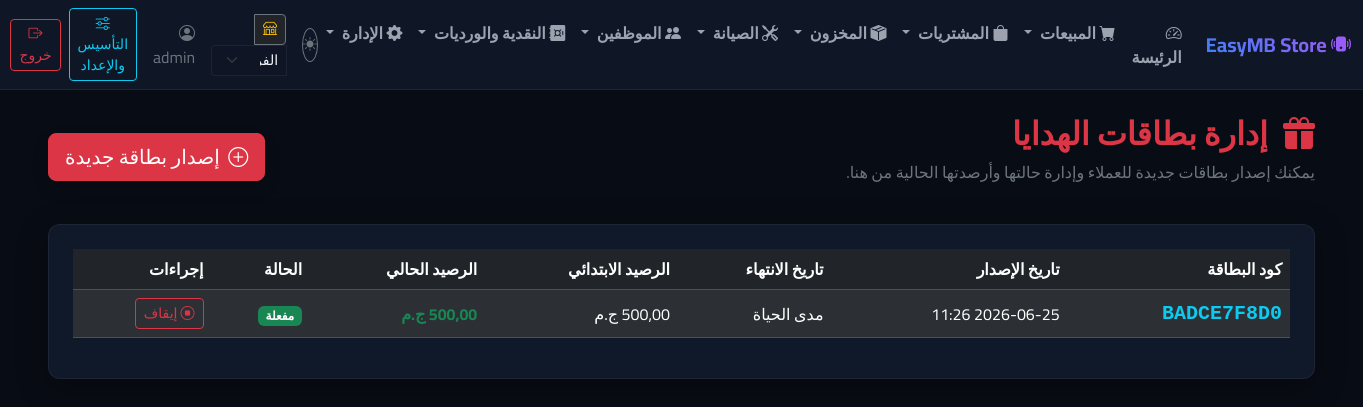
The app's page /gift-cards/ (signed in) with its own data.
### erp/models.py (models this page shows, shortened)
class GiftCard(models.Model):
    code = models.CharField(max_length=50, unique=True, verbose_name="كود البطاقة")
    initial_balance = models.DecimalField(max_digits=10, decimal_places=2, verbose_name="الرصيد الابتدائي")
    current_balance = models.DecimalField(max_digits=10, decimal_places=2, verbose_name="الرصيد الحالي")
    is_active = models.BooleanField(default=True, verbose_name="مفعلة")
    created_at = models.DateTimeField(auto_now_add=True, verbose_name="تاريخ الإصدار")
    expires_at = models.DateField(null=True, blank=True, verbose_name="تاريخ الانتهاء")
    class Meta:
        verbose_name = "بطاقة هدية"
        verbose_name_plural = "بطاقات الهدايا"

### erp/views.py (the view, shortened to what this page needs)
# urls.py: path('gift-cards/', views.gift_cards_manage, name='gift_cards_manage'),
@login_required
@require_specific_branch
def gift_cards_manage(request):
    if not request.user.is_staff and not request.user.is_superuser:
        messages.error(request, 'غير مصرح لك بالدخول لهذه الصفحة.')
        return redirect('erp:dashboard')
    from erp.models import GiftCard
    import uuid
    from django.contrib import messages
    from django.shortcuts import redirect, render
    cards = GiftCard.objects.all().order_by('-created_at')
    context = {
        'cards': cards
    }
    return render(request, 'erp/gift_cards.html', context)

### erp/context_processors.py (called while the page is built)
def branch_processor(request):
    context = {}
    if hasattr(request, 'branch'):
        context['active_branch'] = request.branch
        context['is_all_branches'] = (request.branch is None and request.session.get('active_branch_id') == 'all')
    if hasattr(request, 'user_allowed_branches') and request.user_allowed_branches:
        context['user_allowed_branches'] = request.user_allowed_branches
    return context

### erp/views.py (called while the page is built)
def require_specific_branch(view_func):
    @wraps(view_func)
    def _wrapped_view(request, *args, **kwargs):
        if request.branch is None:
            messages.warning(request, 'يجب تحديد فرع معين للقيام بهذه العملية (لا يمكن استخدام كل الفروع).')
            return redirect('erp:dashboard')
        return view_func(request, *args, **kwargs)
    return _wrapped_view

### erp/templates/erp/gift_cards.html (shortened to what this page needs)
{% extends 'erp/base.html' %}
{% block content %}
<div class="row mb-4 align-items-center">
    <div class="col-md-8">
        <h2 class="fw-bold text-danger"><i class="bi bi-gift-fill me-2"></i> إدارة بطاقات الهدايا</h2>
        <p class="text-secondary">يمكنك إصدار بطاقات جديدة للعملاء وإدارة حالتها وأرصدتها الحالية من هنا.</p>
    </div>
    <div class="col-md-4 text-end">
        <button class="btn btn-danger btn-lg shadow" data-bs-toggle="modal" data-bs-target="#issueCardModal">
            <i class="bi bi-plus-circle me-1"></i> إصدار بطاقة جديدة
        </button>
    </div>
</div>
<div class="glass-card p-4">
    <div class="table-responsive">
        <table class="table table-dark table-striped table-hover align-middle">
            <thead>
                <tr>
                    <th>كود البطاقة</th>
                    <th>تاريخ الإصدار</th>
                    <th>تاريخ الانتهاء</th>
                    <th>الرصيد الابتدائي</th>
                    <th>الرصيد الحالي</th>
                    <th>الحالة</th>
                    <th>إجراءات</th>
                </tr>
            </thead>
            <tbody>
                {% for card in cards %}
                <tr>
                    <td class="fw-bold text-info font-monospace fs-5">{{ card.code }}</td>
                    <td>{{ card.created_at|date:"Y-m-d H:i" }}</td>
                    <td>{{ card.expires_at|date:"Y-m-d"|default:"مدى الحياة" }}</td>
                    <td>{{ card.initial_balance|floatformat:2 }} ج.م</td>
                    <td class="fw-bold {% if card.current_balance > 0 %}text-success{% else %}text-danger{% endif %}">
                        {{ card.current_balance|floatformat:2 }} ج.م
                    </td>
                    <td>
                        {% if card.is_active %}
                            <span class="badge bg-success">مفعلة</span>
                        {% else %}
                            <span class="badge bg-danger">موقوفة</span>
                        {% endif %}
                    </td>
                    <td>
                        <form method="POST" class="d-inline">
                            <button type="submit" name="toggle_status" class="btn btn-sm {% if card.is_active %}btn-outline-danger{% else %}btn-outline-success{% endif %}">
                                {% if card.is_active %}<i class="bi bi-stop-circle"></i> إيقاف{% else %}<i class="bi bi-play-circle"></i> تفعيل{% endif %}
                            </button>
                        </form>
                    </td>
                </tr>
                {% empty %}
                <tr>
                    <td colspan="7" class="text-center text-muted py-4">لا توجد بطاقات هدايا مُصدرة حتى الآن.</td>
                </tr>
                {% endfor %}
            </tbody>
        </table>
    </div>
</div>
{% endblock %}

### erp/templates/erp/base.html (shortened to what this page needs)
<!DOCTYPE html>
<html lang="ar" dir="rtl">
<head>
    <link rel="stylesheet" href="https://cdn.jsdelivr.net/npm/bootstrap@5.3.2/dist/css/bootstrap.rtl.min.css">
    <link rel="stylesheet" href="https://cdn.jsdelivr.net/npm/bootstrap-icons@1.11.2/font/bootstrap-icons.min.css">
    {% load static %}
    <link rel="stylesheet" href="{% static 'css/styles.css' %}?v={% now 'U' %}">
</head>
<body>
    <nav class="navbar navbar-expand-lg navbar-dark navbar-custom sticky-top">
        <div class="container-fluid">
            <a class="navbar-brand" href="{% if request.user.is_staff or request.user.is_superuser %}{% url 'erp:dashboard' %}{% elif perms.erp.add_saleinvoice %}{% url 'erp:pos' %}{% elif perms.erp.change_repairticket %}{% url 'erp:repair_list' %}{% else %}{% url 'erp:pos' %}{% endif %}">
                <i class="bi bi-phone-vibrate-fill"></i> EasyMB Store
            </a>
            <div class="collapse navbar-collapse" id="navbarNav">
                <ul class="navbar-nav me-auto mb-2 mb-lg-0">
                    {% if request.user.is_staff or request.user.is_superuser %}
                    <li class="nav-item">
                        <a class="nav-link {% if request.resolver_match.view_name == 'erp:dashboard' %}active{% endif %}" href="{% url 'erp:dashboard' %}">
                            <i class="bi bi-speedometer2"></i> الرئيسة
                        </a>
                    </li>
                    {% endif %}
                    {% if perms.erp.add_saleinvoice %}
                    <li class="nav-item dropdown">
                        <a class="nav-link dropdown-toggle " href="#" id="salesDropdown" role="button" data-bs-toggle="dropdown" aria-expanded="false">
                            <i class="bi bi-cart-fill"></i> المبيعات
                        </a>
                    </li>
                    {% endif %}
                    {% if perms.erp.add_device or perms.erp.view_purchaseinvoice %}
                    <li class="nav-item dropdown">
                        <a class="nav-link dropdown-toggle {% if 'purchase' in request.resolver_match.view_name %}active{% endif %}" href="#" id="purchasesDropdown" role="button" data-bs-toggle="dropdown" aria-expanded="false">
                            <i class="bi bi-bag-fill"></i> المشتريات
                        </a>
                    </li>
                    {% endif %}
                    {% if perms.erp.view_stock or perms.erp.view_stocktransfer %}
                    <li class="nav-item dropdown">
                        <a class="nav-link dropdown-toggle " href="#" id="inventoryDropdown" role="button" data-bs-toggle="dropdown" aria-expanded="false">
                            <i class="bi bi-box-seam-fill"></i> المخزون
                        </a>
                    </li>
                    {% endif %}
                    {% if perms.erp.view_repairticket %}
                    <li class="nav-item dropdown">
                        <a class="nav-link dropdown-toggle {% if 'repair' in request.resolver_match.view_name %}active{% endif %}" href="#" id="repairsDropdown" role="button" data-bs-toggle="dropdown" aria-expanded="false">
                            <i class="bi bi-tools"></i> الصيانة
                        </a>
                    </li>
                    {% endif %}
                    {% if request.user.is_authenticated %}
                    <li class="nav-item dropdown">
                        <a class="nav-link dropdown-toggle " href="#" id="hrDropdown" role="button" data-bs-toggle="dropdown" aria-expanded="false">
                            <i class="bi bi-people-fill"></i> الموظفين
                        </a>
                    </li>
                    {% endif %}
                    {% if perms.erp.view_cashshift %}
                    <li class="nav-item dropdown">
                        <a class="nav-link dropdown-toggle " href="#" id="cashDropdown" role="button" data-bs-toggle="dropdown" aria-expanded="false">
                            <i class="bi bi-safe-fill"></i> النقدية والورديات
                        </a>
                    </li>
                    {% endif %}
                    {% if request.user.is_staff or request.user.is_superuser %}
                    <li class="nav-item dropdown">
                        <a class="nav-link dropdown-toggle " href="#" id="adminDropdown" role="button" data-bs-toggle="dropdown" aria-expanded="false">
                            <i class="bi bi-gear-fill"></i> الإدارة
                        </a>
                    </li>
                    {% endif %}
                </ul>
                <div class="d-flex align-items-center">
                    <button id="themeToggleBtn" class="btn btn-outline-secondary btn-sm me-3 text-secondary" title="تغيير نظام الإضاءة" style="border-radius: 50%; width: 34px; height: 34px; display: flex; align-items: center; justify-content: center; padding: 0;">
                        <i id="themeToggleIcon" class="bi bi-sun-fill"></i>
                    </button>
                    {% if request.user.is_authenticated %}
                        {% if user_allowed_branches %}
                        <form action="{% url 'erp:switch_branch' %}" method="POST" class="d-inline me-3">
                            <div class="input-group input-group-sm">
                                <span class="input-group-text bg-dark text-warning border-secondary">
                                    <i class="bi bi-shop"></i>
                                </span>
                                <select name="branch_id" class="form-select bg-dark text-light border-secondary" onchange="this.form.elements['next'].value = window.location.pathname + window.location.search + window.location.hash; this.form.submit()" style="max-width: 150px;">
                                    {% for b in user_allowed_branches %}
                                    <option value="{{ b.id }}" {% if active_branch and active_branch.id == b.id %}selected{% endif %}>{{ b.name }}</option>
                                    {% endfor %}
                                </select>
                            </div>
                        </form>
                        {% endif %}
                        <span class="text-secondary me-3">
                            <i class="bi bi-person-circle"></i> {{ request.user.username }}
                        </span>
                        {% if perms.erp.change_storesetting %}
                        <a href="{% url 'erp:setup_dashboard' %}" class="btn btn-outline-info btn-sm me-2">
                            <i class="bi bi-sliders"></i> التأسيس والإعداد
                        </a>
                        {% endif %}
                        <form action="{% url 'erp:logout' %}" method="POST" class="d-inline">
                            <button type="submit" class="btn btn-outline-danger btn-sm">
                                <i class="bi bi-box-arrow-right"></i> خروج
                            </button>
                        </form>
                    {% else %}
                        <a href="{% url 'erp:login' %}" class="btn btn-primary btn-sm">
                            <i class="bi bi-box-arrow-in-left"></i> دخول
                        </a>
                    {% endif %}
                </div>
            </div>
        </div>
    </nav>
    <div class="container-fluid py-4 px-lg-5">
        {% block content %}{% endblock %}
    </div>
</body>
</html>

### erp/static/css/styles.css (style rules this page uses)
:root { --bg-primary: #080c14; --bg-secondary: #0f1626; --bg-card: rgba(22, 33, 54, 0.65); --border-color: rgba(255, 255, 255, 0.06); --border-color-focus: rgba(59, 130, 246, 0.5); --text-primary: #f3f4f6; --text-secondary: #9ca3af; --primary: #3b82f6; --primary-glow: rgba(59, 130, 246, 0.35); --secondary: #a855f7; --secondary-glow: rgba(168, 85, 247, 0.35); --success: #10b981; --success-glow: rgba(16, 185, 129, 0.25); --warning: #f59e0b; --danger: #ef4444; --danger-glow: rgba(239, 68, 68, 0.25); }
body { background-color: var(--bg-primary); color: var(--text-primary); font-family: 'Cairo', 'Inter', sans-serif; margin: 0; padding: 0; overflow-x: hidden; direction: rtl; }
.navbar-custom { background-color: var(--bg-secondary); border-bottom: 1px solid var(--border-color); backdrop-filter: blur(10px); }
.navbar-brand { font-weight: 700; color: var(--text-primary) !important; background: linear-gradient(45deg, var(--primary), var(--secondary)); -webkit-background-clip: text; -webkit-text-fill-color: transparent; }
.nav-link { color: var(--text-secondary) !important; font-weight: 600; transition: all 0.3s ease; }
.glass-card { background: var(--bg-card); backdrop-filter: blur(12px); -webkit-backdrop-filter: blur(12px); border: 1px solid var(--border-color); border-radius: 12px; box-shadow: 0 8px 32px 0 rgba(0, 0, 0, 0.3); transition: transform 0.3s ease, box-shadow 0.3s ease, border-color 0.3s ease; }
.form-control, .form-select { background-color: rgba(15, 22, 38, 0.8) !important; border: 1px solid var(--border-color) !important; color: var(--text-primary) !important; border-radius: 8px; padding: 10px 14px; transition: border-color 0.2s, box-shadow 0.2s; }
body { transition: background-color 0.3s ease, color 0.3s ease !important; }
.glass-card, .table-custom, .pos-checkout-sidebar, .pos-cart-item, .pos-summary { transition: background-color 0.3s ease, color 0.3s ease, border-color 0.3s ease, box-shadow 0.3s ease !important; }

### records on screen
GiftCard: code "BADCE7F8D0", created_at "2026-06-25 11:26", expires_at "مدى الحياة", current_balance "500,00", is_active "مفعلة"

### other values on screen
{{ request.user.username }} "admin"
form field branch_id "الفرع الرئيسي"
